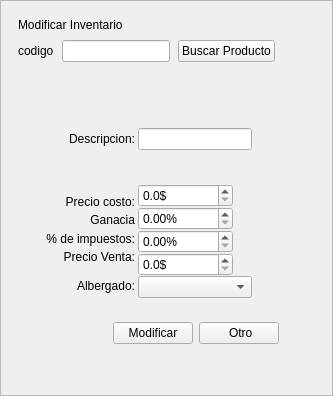
          <widget class="QWidget" name="pageProModificar">
           <layout class="QVBoxLayout" name="verticalLayout_20">
            <property name="spacing">
             <number>0</number>
            </property>
            <property name="leftMargin">
             <number>0</number>
            </property>
            <property name="topMargin">
             <number>0</number>
            </property>
            <property name="rightMargin">
             <number>0</number>
            </property>
            <property name="bottomMargin">
             <number>0</number>
            </property>
            <item>
             <widget class="QFrame" name="frame_44">
              <property name="frameShape">
               <enum>QFrame::Shape::StyledPanel</enum>
              </property>
              <property name="frameShadow">
               <enum>QFrame::Shadow::Raised</enum>
              </property>
              <layout class="QVBoxLayout" name="verticalLayout_18">
               <item>
                <widget class="QFrame" name="frame_45">
                 <property name="sizePolicy">
                  <sizepolicy hsizetype="Preferred" vsizetype="Preferred">
                   <horstretch>0</horstretch>
                   <verstretch>1</verstretch>
                  </sizepolicy>
                 </property>
                 <property name="frameShape">
                  <enum>QFrame::Shape::NoFrame</enum>
                 </property>
                 <property name="frameShadow">
                  <enum>QFrame::Shadow::Raised</enum>
                 </property>
                 <layout class="QGridLayout" name="gridLayout_21">
                  <property name="leftMargin">
                   <number>8</number>
                  </property>
                  <property name="topMargin">
                   <number>8</number>
                  </property>
                  <property name="rightMargin">
                   <number>8</number>
                  </property>
                  <property name="bottomMargin">
                   <number>8</number>
                  </property>
                  <property name="spacing">
                   <number>8</number>
                  </property>
                  <item row="1" column="0">
                   <widget class="QLabel" name="label_35">
                    <property name="text">
                     <string>codigo</string>
                    </property>
                   </widget>
                  </item>
                  <item row="0" column="0" colspan="2">
                   <widget class="QLabel" name="label_36">
                    <property name="text">
                     <string>Modificar Inventario</string>
                    </property>
                   </widget>
                  </item>
                  <item row="1" column="2">
                   <widget class="QPushButton" name="btnBuscarProducto_6">
                    <property name="enabled">
                     <bool>true</bool>
                    </property>
                    <property name="text">
                     <string>Buscar Producto</string>
                    </property>
                   </widget>
                  </item>
                  <item row="1" column="1">
                   <widget class="QLineEdit" name="codigoInvEdit_6">
                    <property name="enabled">
                     <bool>true</bool>
                    </property>
                   </widget>
                  </item>
                  <item row="1" column="3">
                   <spacer name="horizontalSpacer_31">
                    <property name="orientation">
                     <enum>Qt::Orientation::Horizontal</enum>
                    </property>
                    <property name="sizeHint" stdset="0">
                     <size>
                      <width>40</width>
                      <height>20</height>
                     </size>
                    </property>
                   </spacer>
                  </item>
                 </layout>
                </widget>
               </item>
               <item>
                <widget class="QFrame" name="frameDetalleInv_5">
                 <property name="enabled">
                  <bool>true</bool>
                 </property>
                 <property name="sizePolicy">
                  <sizepolicy hsizetype="Preferred" vsizetype="Preferred">
                   <horstretch>0</horstretch>
                   <verstretch>4</verstretch>
                  </sizepolicy>
                 </property>
                 <property name="frameShape">
                  <enum>QFrame::Shape::NoFrame</enum>
                 </property>
                 <property name="frameShadow">
                  <enum>QFrame::Shadow::Raised</enum>
                 </property>
                 <layout class="QGridLayout" name="gridLayout_22">
                  <item row="1" column="0">
                   <widget class="QFrame" name="frame_62">
                    <property name="sizePolicy">
                     <sizepolicy hsizetype="Preferred" vsizetype="Preferred">
                      <horstretch>1</horstretch>
                      <verstretch>8</verstretch>
                     </sizepolicy>
                    </property>
                    <property name="frameShape">
                     <enum>QFrame::Shape::NoFrame</enum>
                    </property>
                    <property name="frameShadow">
                     <enum>QFrame::Shadow::Raised</enum>
                    </property>
                    <layout class="QGridLayout" name="gridLayout_15">
                     <property name="horizontalSpacing">
                      <number>3</number>
                     </property>
                     <item row="0" column="1">
                      <widget class="QFrame" name="frame_63">
                       <property name="sizePolicy">
                        <sizepolicy hsizetype="Preferred" vsizetype="Preferred">
                         <horstretch>6</horstretch>
                         <verstretch>1</verstretch>
                        </sizepolicy>
                       </property>
                       <property name="frameShape">
                        <enum>QFrame::Shape::NoFrame</enum>
                       </property>
                       <property name="frameShadow">
                        <enum>QFrame::Shadow::Raised</enum>
                       </property>
                       <layout class="QVBoxLayout" name="verticalLayout_30">
                        <property name="spacing">
                         <number>0</number>
                        </property>
                        <property name="leftMargin">
                         <number>0</number>
                        </property>
                        <property name="topMargin">
                         <number>0</number>
                        </property>
                        <property name="bottomMargin">
                         <number>0</number>
                        </property>
                        <item>
                         <widget class="QFrame" name="frame_64">
                          <property name="sizePolicy">
                           <sizepolicy hsizetype="Preferred" vsizetype="Preferred">
                            <horstretch>0</horstretch>
                            <verstretch>2</verstretch>
                           </sizepolicy>
                          </property>
                          <property name="minimumSize">
                           <size>
                            <width>0</width>
                            <height>90</height>
                           </size>
                          </property>
                          <property name="frameShape">
                           <enum>QFrame::Shape::NoFrame</enum>
                          </property>
                          <property name="frameShadow">
                           <enum>QFrame::Shadow::Raised</enum>
                          </property>
                          <layout class="QVBoxLayout" name="verticalLayout_31">
                           <property name="spacing">
                            <number>0</number>
                           </property>
                           <property name="leftMargin">
                            <number>0</number>
                           </property>
                           <property name="topMargin">
                            <number>0</number>
                           </property>
                           <property name="bottomMargin">
                            <number>0</number>
                           </property>
                           <item>
                            <widget class="QFrame" name="frame_67">
                             <property name="frameShape">
                              <enum>QFrame::Shape::NoFrame</enum>
                             </property>
                             <property name="frameShadow">
                              <enum>QFrame::Shadow::Raised</enum>
                             </property>
                             <layout class="QVBoxLayout" name="verticalLayout_32">
                              <property name="leftMargin">
                               <number>0</number>
                              </property>
                              <item>
                               <widget class="QLineEdit" name="descripcionProNewEdit_2">
                                <property name="sizePolicy">
                                 <sizepolicy hsizetype="Expanding" vsizetype="Fixed">
                                  <horstretch>1</horstretch>
                                  <verstretch>0</verstretch>
                                 </sizepolicy>
                                </property>
                               </widget>
                              </item>
                             </layout>
                            </widget>
                           </item>
                          </layout>
                         </widget>
                        </item>
                        <item>
                         <widget class="QFrame" name="frame_68">
                          <property name="sizePolicy">
                           <sizepolicy hsizetype="Preferred" vsizetype="Preferred">
                            <horstretch>0</horstretch>
                            <verstretch>5</verstretch>
                           </sizepolicy>
                          </property>
                          <property name="frameShape">
                           <enum>QFrame::Shape::NoFrame</enum>
                          </property>
                          <property name="frameShadow">
                           <enum>QFrame::Shadow::Raised</enum>
                          </property>
                          <layout class="QGridLayout" name="gridLayout_16">
                           <property name="leftMargin">
                            <number>0</number>
                           </property>
                           <property name="topMargin">
                            <number>0</number>
                           </property>
                           <property name="bottomMargin">
                            <number>0</number>
                           </property>
                           <property name="verticalSpacing">
                            <number>0</number>
                           </property>
                           <item row="3" column="0" colspan="2">
                            <widget class="QFrame" name="frame_69">
                             <property name="sizePolicy">
                              <sizepolicy hsizetype="Preferred" vsizetype="Preferred">
                               <horstretch>0</horstretch>
                               <verstretch>1</verstretch>
                              </sizepolicy>
                             </property>
                             <property name="frameShape">
                              <enum>QFrame::Shape::NoFrame</enum>
                             </property>
                             <property name="frameShadow">
                              <enum>QFrame::Shadow::Raised</enum>
                             </property>
                             <layout class="QHBoxLayout" name="horizontalLayout_16">
                              <property name="leftMargin">
                               <number>0</number>
                              </property>
                              <property name="topMargin">
                               <number>0</number>
                              </property>
                              <property name="bottomMargin">
                               <number>0</number>
                              </property>
                              <item>
                               <widget class="QComboBox" name="albergadoProNewCombo_2">
                                <property name="sizePolicy">
                                 <sizepolicy hsizetype="Preferred" vsizetype="Fixed">
                                  <horstretch>1</horstretch>
                                  <verstretch>0</verstretch>
                                 </sizepolicy>
                                </property>
                                <property name="editable">
                                 <bool>false</bool>
                                </property>
                                <property name="currentText">
                                 <string/>
                                </property>
                                <property name="maxVisibleItems">
                                 <number>13</number>
                                </property>
                                <property name="placeholderText">
                                 <string>no selecionado</string>
                                </property>
                               </widget>
                              </item>
                             </layout>
                            </widget>
                           </item>
                           <item row="1" column="1">
                            <widget class="QFrame" name="frame_70">
                             <property name="sizePolicy">
                              <sizepolicy hsizetype="Preferred" vsizetype="Preferred">
                               <horstretch>3</horstretch>
                               <verstretch>4</verstretch>
                              </sizepolicy>
                             </property>
                             <property name="frameShape">
                              <enum>QFrame::Shape::NoFrame</enum>
                             </property>
                             <property name="frameShadow">
                              <enum>QFrame::Shadow::Raised</enum>
                             </property>
                            </widget>
                           </item>
                           <item row="1" column="0">
                            <widget class="QFrame" name="frame_71">
                             <property name="sizePolicy">
                              <sizepolicy hsizetype="Preferred" vsizetype="Preferred">
                               <horstretch>1</horstretch>
                               <verstretch>4</verstretch>
                              </sizepolicy>
                             </property>
                             <property name="frameShape">
                              <enum>QFrame::Shape::NoFrame</enum>
                             </property>
                             <property name="frameShadow">
                              <enum>QFrame::Shadow::Raised</enum>
                             </property>
                             <layout class="QVBoxLayout" name="verticalLayout_33">
                              <property name="spacing">
                               <number>0</number>
                              </property>
                              <property name="leftMargin">
                               <number>0</number>
                              </property>
                              <property name="topMargin">
                               <number>0</number>
                              </property>
                              <property name="bottomMargin">
                               <number>0</number>
                              </property>
                              <item>
                               <widget class="QDoubleSpinBox" name="costoProNewSpin_2">
                                <property name="sizePolicy">
                                 <sizepolicy hsizetype="Minimum" vsizetype="Fixed">
                                  <horstretch>1</horstretch>
                                  <verstretch>0</verstretch>
                                 </sizepolicy>
                                </property>
                                <property name="suffix">
                                 <string>$</string>
                                </property>
                                <property name="decimals">
                                 <number>1</number>
                                </property>
                                <property name="maximum">
                                 <double>9999999.900000000372529</double>
                                </property>
                               </widget>
                              </item>
                              <item>
                               <widget class="QDoubleSpinBox" name="gananciaProNewSpin_2">
                                <property name="prefix">
                                 <string/>
                                </property>
                                <property name="suffix">
                                 <string>%</string>
                                </property>
                                <property name="decimals">
                                 <number>2</number>
                                </property>
                                <property name="maximum">
                                 <double>99999999.900000005960464</double>
                                </property>
                               </widget>
                              </item>
                              <item>
                               <widget class="QDoubleSpinBox" name="impuestoProNewSpin_2">
                                <property name="suffix">
                                 <string>%</string>
                                </property>
                                <property name="stepType">
                                 <enum>QAbstractSpinBox::StepType::DefaultStepType</enum>
                                </property>
                               </widget>
                              </item>
                              <item>
                               <widget class="QDoubleSpinBox" name="precioProNewSpin_2">
                                <property name="suffix">
                                 <string>$</string>
                                </property>
                                <property name="decimals">
                                 <number>1</number>
                                </property>
                                <property name="maximum">
                                 <double>100000000.000000000000000</double>
                                </property>
                               </widget>
                              </item>
                             </layout>
                            </widget>
                           </item>
                          </layout>
                         </widget>
                        </item>
                       </layout>
                      </widget>
                     </item>
                     <item row="0" column="0">
                      <widget class="QFrame" name="frame_72">
                       <property name="sizePolicy">
                        <sizepolicy hsizetype="Preferred" vsizetype="Preferred">
                         <horstretch>1</horstretch>
                         <verstretch>1</verstretch>
                        </sizepolicy>
                       </property>
                       <property name="frameShape">
                        <enum>QFrame::Shape::NoFrame</enum>
                       </property>
                       <property name="frameShadow">
                        <enum>QFrame::Shadow::Raised</enum>
                       </property>
                       <layout class="QVBoxLayout" name="verticalLayout_34">
                        <property name="spacing">
                         <number>0</number>
                        </property>
                        <property name="topMargin">
                         <number>0</number>
                        </property>
                        <property name="rightMargin">
                         <number>0</number>
                        </property>
                        <property name="bottomMargin">
                         <number>0</number>
                        </property>
                        <item>
                         <widget class="QFrame" name="frame_73">
                          <property name="sizePolicy">
                           <sizepolicy hsizetype="Preferred" vsizetype="Preferred">
                            <horstretch>0</horstretch>
                            <verstretch>2</verstretch>
                           </sizepolicy>
                          </property>
                          <property name="minimumSize">
                           <size>
                            <width>0</width>
                            <height>90</height>
                           </size>
                          </property>
                          <property name="frameShape">
                           <enum>QFrame::Shape::NoFrame</enum>
                          </property>
                          <property name="frameShadow">
                           <enum>QFrame::Shadow::Raised</enum>
                          </property>
                          <layout class="QVBoxLayout" name="verticalLayout_35">
                           <property name="spacing">
                            <number>0</number>
                           </property>
                           <property name="topMargin">
                            <number>0</number>
                           </property>
                           <property name="rightMargin">
                            <number>0</number>
                           </property>
                           <property name="bottomMargin">
                            <number>0</number>
                           </property>
                           <item>
                            <widget class="QLabel" name="label_24">
                             <property name="layoutDirection">
                              <enum>Qt::LayoutDirection::RightToLeft</enum>
                             </property>
                             <property name="text">
                              <string>&lt;html&gt;&lt;head/&gt;&lt;body&gt;&lt;p align=&quot;right&quot;&gt;Descripcion:&lt;/p&gt;&lt;/body&gt;&lt;/html&gt;</string>
                             </property>
                            </widget>
                           </item>
                          </layout>
                         </widget>
                        </item>
                        <item>
                         <widget class="QFrame" name="frame_74">
                          <property name="sizePolicy">
                           <sizepolicy hsizetype="Preferred" vsizetype="Preferred">
                            <horstretch>0</horstretch>
                            <verstretch>4</verstretch>
                           </sizepolicy>
                          </property>
                          <property name="frameShape">
                           <enum>QFrame::Shape::NoFrame</enum>
                          </property>
                          <property name="frameShadow">
                           <enum>QFrame::Shadow::Raised</enum>
                          </property>
                          <layout class="QVBoxLayout" name="verticalLayout_36">
                           <property name="spacing">
                            <number>0</number>
                           </property>
                           <property name="rightMargin">
                            <number>0</number>
                           </property>
                           <item>
                            <widget class="QLabel" name="label_29">
                             <property name="text">
                              <string>&lt;html&gt;&lt;head/&gt;&lt;body&gt;&lt;p align=&quot;right&quot;&gt;Precio costo:&lt;/p&gt;&lt;/body&gt;&lt;/html&gt;</string>
                             </property>
                            </widget>
                           </item>
                           <item>
                            <widget class="QLabel" name="label_37">
                             <property name="text">
                              <string>&lt;html&gt;&lt;head/&gt;&lt;body&gt;&lt;p align=&quot;right&quot;&gt;Ganacia&lt;/p&gt;&lt;/body&gt;&lt;/html&gt;</string>
                             </property>
                            </widget>
                           </item>
                           <item>
                            <widget class="QLabel" name="label_38">
                             <property name="text">
                              <string>&lt;html&gt;&lt;head/&gt;&lt;body&gt;&lt;p align=&quot;right&quot;&gt;% de impuestos:&lt;/p&gt;&lt;/body&gt;&lt;/html&gt;</string>
                             </property>
                            </widget>
                           </item>
                           <item>
                            <widget class="QLabel" name="label_39">
                             <property name="text">
                              <string>&lt;html&gt;&lt;head/&gt;&lt;body&gt;&lt;p align=&quot;right&quot;&gt;Precio Venta:&lt;/p&gt;&lt;/body&gt;&lt;/html&gt;</string>
                             </property>
                            </widget>
                           </item>
                          </layout>
                         </widget>
                        </item>
                        <item>
                         <widget class="QFrame" name="frame_75">
                          <property name="sizePolicy">
                           <sizepolicy hsizetype="Preferred" vsizetype="Preferred">
                            <horstretch>0</horstretch>
                            <verstretch>1</verstretch>
                           </sizepolicy>
                          </property>
                          <property name="frameShape">
                           <enum>QFrame::Shape::NoFrame</enum>
                          </property>
                          <property name="frameShadow">
                           <enum>QFrame::Shadow::Raised</enum>
                          </property>
                          <layout class="QVBoxLayout" name="verticalLayout_37">
                           <property name="topMargin">
                            <number>0</number>
                           </property>
                           <property name="rightMargin">
                            <number>0</number>
                           </property>
                           <property name="bottomMargin">
                            <number>0</number>
                           </property>
                           <item>
                            <widget class="QLabel" name="label_40">
                             <property name="sizePolicy">
                              <sizepolicy hsizetype="Preferred" vsizetype="Preferred">
                               <horstretch>0</horstretch>
                               <verstretch>1</verstretch>
                              </sizepolicy>
                             </property>
                             <property name="text">
                              <string>&lt;html&gt;&lt;head/&gt;&lt;body&gt;&lt;p align=&quot;right&quot;&gt;Albergado:&lt;/p&gt;&lt;/body&gt;&lt;/html&gt;</string>
                             </property>
                            </widget>
                           </item>
                          </layout>
                         </widget>
                        </item>
                       </layout>
                      </widget>
                     </item>
                    </layout>
                   </widget>
                  </item>
                  <item row="2" column="0">
                   <widget class="QFrame" name="frame_47">
                    <property name="frameShape">
                     <enum>QFrame::Shape::NoFrame</enum>
                    </property>
                    <property name="frameShadow">
                     <enum>QFrame::Shadow::Raised</enum>
                    </property>
                    <layout class="QHBoxLayout" name="horizontalLayout_23">
                     <item>
                      <spacer name="horizontalSpacer_33">
                       <property name="orientation">
                        <enum>Qt::Orientation::Horizontal</enum>
                       </property>
                       <property name="sizeHint" stdset="0">
                        <size>
                         <width>40</width>
                         <height>20</height>
                        </size>
                       </property>
                      </spacer>
                     </item>
                     <item>
                      <widget class="QPushButton" name="btnModificar_6">
                       <property name="text">
                        <string>Modificar</string>
                       </property>
                      </widget>
                     </item>
                     <item>
                      <widget class="QPushButton" name="btnOtro_6">
                       <property name="text">
                        <string> Otro</string>
                       </property>
                      </widget>
                     </item>
                    </layout>
                   </widget>
                  </item>
                  <item row="1" column="1">
                   <widget class="QFrame" name="frame_76">
                    <property name="sizePolicy">
                     <sizepolicy hsizetype="Preferred" vsizetype="Preferred">
                      <horstretch>1</horstretch>
                      <verstretch>0</verstretch>
                     </sizepolicy>
                    </property>
                    <property name="frameShape">
                     <enum>QFrame::Shape::NoFrame</enum>
                    </property>
                    <property name="frameShadow">
                     <enum>QFrame::Shadow::Raised</enum>
                    </property>
                   </widget>
                  </item>
                 </layout>
                </widget>
               </item>
               <item>
                <widget class="QFrame" name="frame_46">
                 <property name="sizePolicy">
                  <sizepolicy hsizetype="Preferred" vsizetype="Preferred">
                   <horstretch>0</horstretch>
                   <verstretch>5</verstretch>
                  </sizepolicy>
                 </property>
                 <property name="frameShape">
                  <enum>QFrame::Shape::NoFrame</enum>
                 </property>
                 <property name="frameShadow">
                  <enum>QFrame::Shadow::Raised</enum>
                 </property>
                 <layout class="QVBoxLayout" name="verticalLayout_19"/>
                </widget>
               </item>
              </layout>
             </widget>
            </item>
           </layout>
          </widget>
